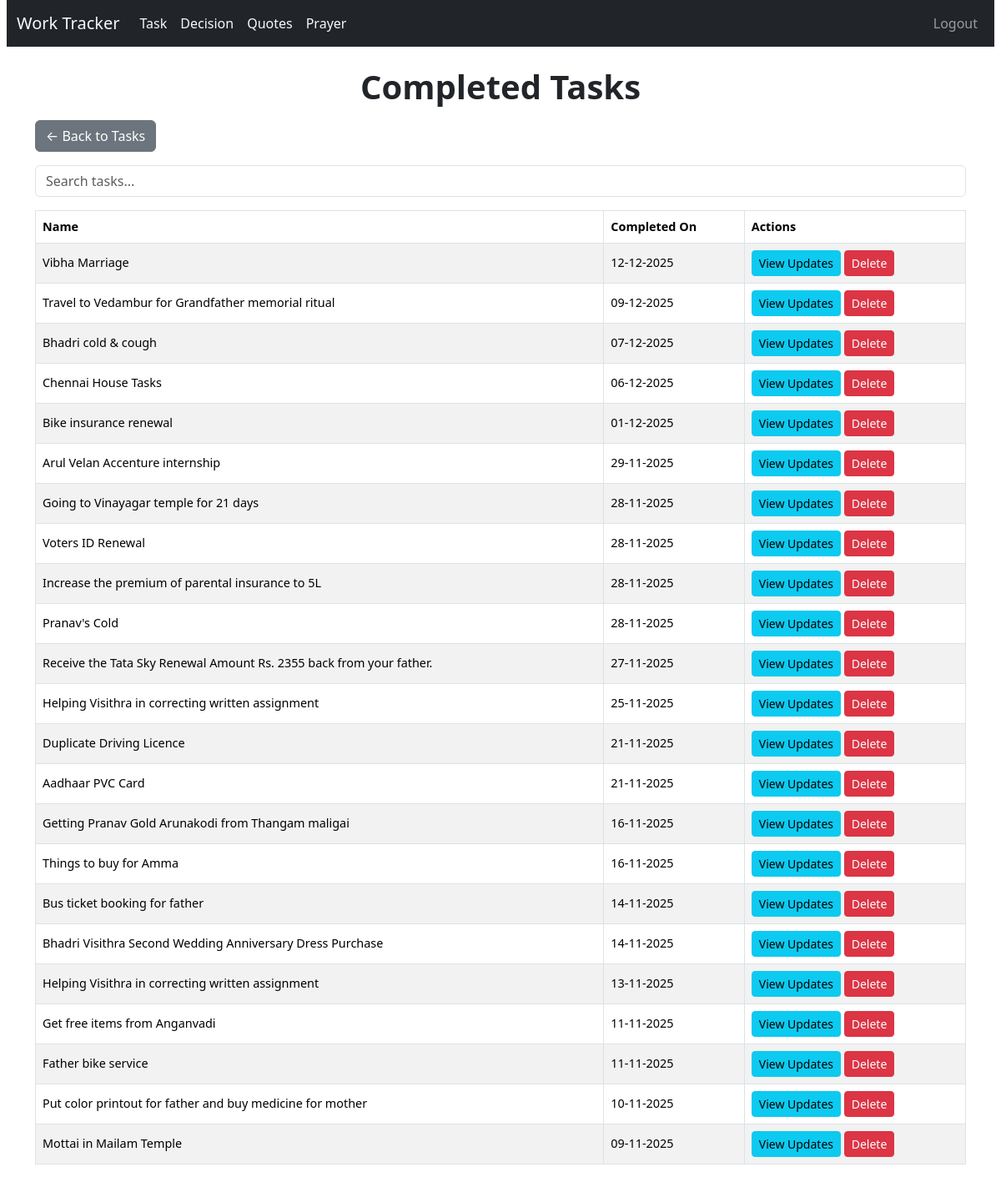
Page /history/ (signed in) on the committed database.
### tracker/models.py (models this page shows, shortened)
class Task(models.Model):
    STATUS_CHOICES = [
        ('Opened', 'Opened'),
        ('InProgress', 'In Progress'),
        ('Completed', 'Completed'),
    ]
    name = models.CharField(max_length=200)
    status = models.CharField(max_length=20, choices=STATUS_CHOICES, default='Opened')
    task_type = models.ForeignKey(TaskType, on_delete=models.CASCADE)
    started_date = models.DateField(default=timezone.now, null=True, blank=True)
    created_date = models.DateField(auto_now_add=True)
    updated_date = models.DateField(auto_now=True)
    completed_date = models.DateField(null=True, blank=True)
    target_date = models.DateField(default=timezone.now, null=True, blank=True)
    is_bookmark = models.BooleanField(default=False)
    is_private = models.BooleanField(default=False)
    is_hold = models.BooleanField(default=False)

### tracker/views.py (the view)
# urls.py: path('history/', views.TaskHistoryView.as_view(), name='task_history'),
class TaskHistoryView(LoginRequiredMixin, ListView):
    model = Task
    template_name = 'tracker/task_history.html'
    context_object_name = 'tasks'
    def get_queryset(self):
        queryset = Task.objects.filter(status='Completed').order_by('-completed_date')
        search = self.request.GET.get('search', '').strip()
        if search:
            queryset = queryset.filter(
                Q(name__icontains=search) |
                Q(updates__description__icontains=search)
            ).distinct()
        return queryset
    def render_to_response(self, context, **response_kwargs):
        if self.request.headers.get('HX-Request'):
            return render(self.request, 'tracker/task_history_rows.html', context)
        return super().render_to_response(context, **response_kwargs)

### templates/tracker/task_history.html (shortened to what this page needs)
{% extends 'base.html' %}
{% block content %}
<h1>Completed Tasks</h1>
<a href="{% url 'tracker:task_list' %}" class="btn btn-secondary mb-3">← Back to Tasks</a>
<input
    type="text"
    id="searchBox"
    name="search"
    class="form-control mb-3"
    placeholder="Search tasks..."
    hx-get="{% url 'tracker:task_history' %}"
    hx-trigger="keyup changed delay:150ms"
    hx-target="#taskTableBody"
    hx-swap="innerHTML"
/>
<div class="table-responsive">
<table class="table table-striped table-bordered align-middle text-nowrap">
  <thead>
      <tr>
          <th>Name</th>
          <th>Completed On</th>
          <th>Actions</th>
      </tr>
  </thead>
  <tbody id="taskTableBody">
      {% include 'tracker/task_history_rows.html' %}
  </tbody>
</table>
</div>
{% endblock %}

### templates/tracker/task_history_rows.html
{% for task in tasks %}
<tr>
    <td>{{ task.name }}</td>
    <td>{{ task.completed_date|date:"d-m-Y" }}</td>
    <td>
        <a href="{% url 'tracker:update_list' task.id %}" class="btn btn-sm btn-info">View Updates</a>
        <a href="{% url 'tracker:task_delete' task.id %}" class="btn btn-sm btn-danger">Delete</a>
    </td>
</tr>
{% empty %}
<tr>
    <td colspan="3" class="text-center">No matching tasks.</td>
</tr>
{% endfor %}

### static/css/base.css (style rules this page uses)
body { padding: 0 8px; }
h1 { text-align: center; font-weight: 600; margin-bottom: 1rem; }
.table td, .table th { vertical-align: middle; font-size: 0.9rem; }

### rows in the picture
Task: name "Vibha Marriage", completed_date "12-12-2025"
Task: name "Travel to Vedambur for Grandfather memorial ritual", completed_date "09-12-2025"
Task: name "Bhadri cold & cough", completed_date "07-12-2025"
Task: name "Chennai House Tasks", completed_date "06-12-2025"
Task: name "Bike insurance renewal", completed_date "01-12-2025"
Task: name "Arul Velan Accenture internship", completed_date "29-11-2025"
Task: name "Going to Vinayagar temple for 21 days", completed_date "28-11-2025"
Task: name "Voters ID Renewal", completed_date "28-11-2025"
Task: name "Increase the premium of parental insurance to 5L", completed_date "28-11-2025"
Task: name "Pranav's Cold", completed_date "28-11-2025"
Task: name "Receive the Tata Sky Renewal Amount Rs. 2355 back from your father.", completed_date "27-11-2025"
Task: name "Helping Visithra in correcting written assignment", completed_date "25-11-2025"
Task: name "Duplicate Driving Licence", completed_date "21-11-2025"
Task: name "Aadhaar PVC Card", completed_date "21-11-2025"
Task: name "Getting Pranav Gold Arunakodi from Thangam maligai", completed_date "16-11-2025"
Task: name "Things to buy for Amma", completed_date "16-11-2025"
Task: name "Bus ticket booking for father", completed_date "14-11-2025"
Task: name "Bhadri Visithra Second Wedding Anniversary Dress Purchase", completed_date "14-11-2025"
Task: name "Helping Visithra in correcting written assignment", completed_date "13-11-2025"
Task: name "Get free items from Anganvadi", completed_date "11-11-2025"
Task: name "Father bike service", completed_date "11-11-2025"
Task: name "Put color printout for father and buy medicine for mother", completed_date "10-11-2025"
Task: name "Mottai in Mailam Temple", completed_date "09-11-2025"
